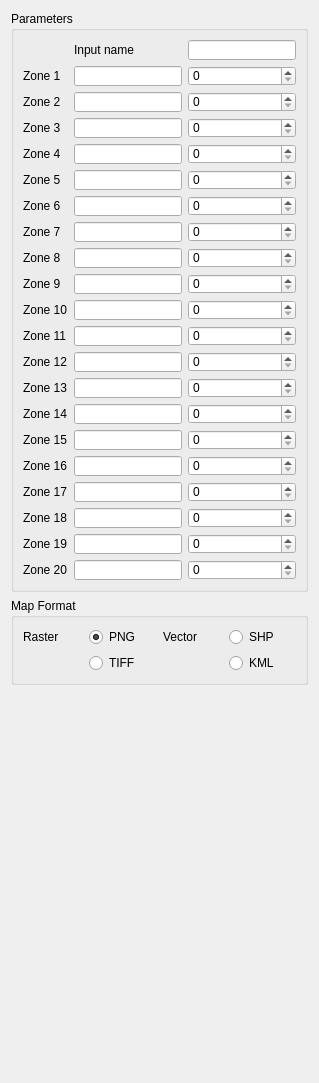
      <widget class="QWidget" name="page">
       <layout class="QVBoxLayout" name="verticalLayout_9">
        <item>
         <widget class="QGroupBox" name="parameters_group_2">
          <property name="title">
           <string>Parameters</string>
          </property>
          <layout class="QGridLayout" name="gridLayout_6">
           <item row="0" column="1">
            <widget class="QLabel" name="label_2">
             <property name="text">
              <string>Input name</string>
             </property>
            </widget>
           </item>
           <item row="6" column="0">
            <widget class="QLabel" name="zone_x_5">
             <property name="maximumSize">
              <size>
               <width>16777215</width>
               <height>20</height>
              </size>
             </property>
             <property name="text">
              <string>Zone 5</string>
             </property>
            </widget>
           </item>
           <item row="20" column="1">
            <widget class="QLineEdit" name="zone_19_val">
             <property name="maximumSize">
              <size>
               <width>16777215</width>
               <height>20</height>
              </size>
             </property>
            </widget>
           </item>
           <item row="12" column="0">
            <widget class="QLabel" name="zone_x_11">
             <property name="maximumSize">
              <size>
               <width>16777215</width>
               <height>20</height>
              </size>
             </property>
             <property name="text">
              <string>Zone 11</string>
             </property>
            </widget>
           </item>
           <item row="3" column="2">
            <widget class="QSpinBox" name="zone_2_sb">
             <property name="maximumSize">
              <size>
               <width>16777215</width>
               <height>20</height>
              </size>
             </property>
             <property name="maximum">
              <number>100</number>
             </property>
            </widget>
           </item>
           <item row="7" column="1">
            <widget class="QLineEdit" name="zone_6_val">
             <property name="maximumSize">
              <size>
               <width>16777215</width>
               <height>20</height>
              </size>
             </property>
            </widget>
           </item>
           <item row="2" column="2">
            <widget class="QSpinBox" name="zone_1_sb">
             <property name="maximumSize">
              <size>
               <width>16777215</width>
               <height>20</height>
              </size>
             </property>
             <property name="maximum">
              <number>100</number>
             </property>
            </widget>
           </item>
           <item row="5" column="1">
            <widget class="QLineEdit" name="zone_4_val">
             <property name="maximumSize">
              <size>
               <width>16777215</width>
               <height>20</height>
              </size>
             </property>
            </widget>
           </item>
           <item row="16" column="2">
            <widget class="QSpinBox" name="zone_15_sb">
             <property name="maximumSize">
              <size>
               <width>16777215</width>
               <height>20</height>
              </size>
             </property>
            </widget>
           </item>
           <item row="20" column="0">
            <widget class="QLabel" name="zone_x_19">
             <property name="maximumSize">
              <size>
               <width>16777215</width>
               <height>20</height>
              </size>
             </property>
             <property name="text">
              <string>Zone 19</string>
             </property>
            </widget>
           </item>
           <item row="21" column="2">
            <widget class="QSpinBox" name="zone_20_sb">
             <property name="maximumSize">
              <size>
               <width>16777215</width>
               <height>20</height>
              </size>
             </property>
            </widget>
           </item>
           <item row="11" column="0">
            <widget class="QLabel" name="zone_x_10">
             <property name="maximumSize">
              <size>
               <width>16777215</width>
               <height>20</height>
              </size>
             </property>
             <property name="text">
              <string>Zone 10</string>
             </property>
            </widget>
           </item>
           <item row="12" column="2">
            <widget class="QSpinBox" name="zone_11_sb">
             <property name="maximumSize">
              <size>
               <width>16777215</width>
               <height>20</height>
              </size>
             </property>
            </widget>
           </item>
           <item row="7" column="2">
            <widget class="QSpinBox" name="zone_6_sb">
             <property name="maximumSize">
              <size>
               <width>16777215</width>
               <height>20</height>
              </size>
             </property>
             <property name="maximum">
              <number>100</number>
             </property>
            </widget>
           </item>
           <item row="20" column="2">
            <widget class="QSpinBox" name="zone_19_sb">
             <property name="maximumSize">
              <size>
               <width>16777215</width>
               <height>20</height>
              </size>
             </property>
            </widget>
           </item>
           <item row="3" column="0">
            <widget class="QLabel" name="zone_x_2">
             <property name="minimumSize">
              <size>
               <width>0</width>
               <height>0</height>
              </size>
             </property>
             <property name="maximumSize">
              <size>
               <width>16777215</width>
               <height>20</height>
              </size>
             </property>
             <property name="text">
              <string>Zone 2</string>
             </property>
            </widget>
           </item>
           <item row="15" column="0">
            <widget class="QLabel" name="zone_x_14">
             <property name="maximumSize">
              <size>
               <width>16777215</width>
               <height>20</height>
              </size>
             </property>
             <property name="text">
              <string>Zone 14</string>
             </property>
            </widget>
           </item>
           <item row="3" column="1">
            <widget class="QLineEdit" name="zone_2_val">
             <property name="maximumSize">
              <size>
               <width>16777215</width>
               <height>20</height>
              </size>
             </property>
            </widget>
           </item>
           <item row="10" column="1">
            <widget class="QLineEdit" name="zone_9_val">
             <property name="maximumSize">
              <size>
               <width>16777215</width>
               <height>20</height>
              </size>
             </property>
            </widget>
           </item>
           <item row="6" column="1">
            <widget class="QLineEdit" name="zone_5_val">
             <property name="maximumSize">
              <size>
               <width>16777215</width>
               <height>20</height>
              </size>
             </property>
            </widget>
           </item>
           <item row="15" column="1">
            <widget class="QLineEdit" name="zone_14_val">
             <property name="maximumSize">
              <size>
               <width>16777215</width>
               <height>20</height>
              </size>
             </property>
            </widget>
           </item>
           <item row="14" column="0">
            <widget class="QLabel" name="zone_x_13">
             <property name="maximumSize">
              <size>
               <width>16777215</width>
               <height>20</height>
              </size>
             </property>
             <property name="text">
              <string>Zone 13</string>
             </property>
            </widget>
           </item>
           <item row="18" column="0">
            <widget class="QLabel" name="zone_x_17">
             <property name="maximumSize">
              <size>
               <width>16777215</width>
               <height>20</height>
              </size>
             </property>
             <property name="text">
              <string>Zone 17</string>
             </property>
            </widget>
           </item>
           <item row="12" column="1">
            <widget class="QLineEdit" name="zone_11_val">
             <property name="maximumSize">
              <size>
               <width>16777215</width>
               <height>20</height>
              </size>
             </property>
            </widget>
           </item>
           <item row="21" column="0">
            <widget class="QLabel" name="zone_x_20">
             <property name="maximumSize">
              <size>
               <width>16777215</width>
               <height>20</height>
              </size>
             </property>
             <property name="text">
              <string>Zone 20</string>
             </property>
            </widget>
           </item>
           <item row="16" column="0">
            <widget class="QLabel" name="zone_x_15">
             <property name="maximumSize">
              <size>
               <width>16777215</width>
               <height>20</height>
              </size>
             </property>
             <property name="text">
              <string>Zone 15</string>
             </property>
            </widget>
           </item>
           <item row="9" column="0">
            <widget class="QLabel" name="zone_x_8">
             <property name="maximumSize">
              <size>
               <width>16777215</width>
               <height>20</height>
              </size>
             </property>
             <property name="text">
              <string>Zone 8</string>
             </property>
            </widget>
           </item>
           <item row="17" column="1">
            <widget class="QLineEdit" name="zone_16_val">
             <property name="maximumSize">
              <size>
               <width>16777215</width>
               <height>20</height>
              </size>
             </property>
            </widget>
           </item>
           <item row="2" column="0">
            <widget class="QLabel" name="zone_x_1">
             <property name="minimumSize">
              <size>
               <width>0</width>
               <height>0</height>
              </size>
             </property>
             <property name="maximumSize">
              <size>
               <width>16777215</width>
               <height>20</height>
              </size>
             </property>
             <property name="text">
              <string>Zone 1</string>
             </property>
            </widget>
           </item>
           <item row="4" column="0">
            <widget class="QLabel" name="zone_x_3">
             <property name="maximumSize">
              <size>
               <width>16777215</width>
               <height>20</height>
              </size>
             </property>
             <property name="text">
              <string>Zone 3</string>
             </property>
            </widget>
           </item>
           <item row="10" column="0">
            <widget class="QLabel" name="zone_x_9">
             <property name="maximumSize">
              <size>
               <width>16777215</width>
               <height>20</height>
              </size>
             </property>
             <property name="text">
              <string>Zone 9</string>
             </property>
            </widget>
           </item>
           <item row="8" column="0">
            <widget class="QLabel" name="zone_x_7">
             <property name="maximumSize">
              <size>
               <width>16777215</width>
               <height>20</height>
              </size>
             </property>
             <property name="text">
              <string>Zone 7</string>
             </property>
            </widget>
           </item>
           <item row="11" column="1">
            <widget class="QLineEdit" name="zone_10_val">
             <property name="maximumSize">
              <size>
               <width>16777215</width>
               <height>20</height>
              </size>
             </property>
            </widget>
           </item>
           <item row="11" column="2">
            <widget class="QSpinBox" name="zone_10_sb">
             <property name="maximumSize">
              <size>
               <width>16777215</width>
               <height>20</height>
              </size>
             </property>
            </widget>
           </item>
           <item row="2" column="1">
            <widget class="QLineEdit" name="zone_1_val">
             <property name="maximumSize">
              <size>
               <width>16777215</width>
               <height>20</height>
              </size>
             </property>
            </widget>
           </item>
           <item row="5" column="0">
            <widget class="QLabel" name="zone_x_4">
             <property name="maximumSize">
              <size>
               <width>16777215</width>
               <height>20</height>
              </size>
             </property>
             <property name="text">
              <string>Zone 4</string>
             </property>
            </widget>
           </item>
           <item row="14" column="2">
            <widget class="QSpinBox" name="zone_13_sb">
             <property name="maximumSize">
              <size>
               <width>16777215</width>
               <height>20</height>
              </size>
             </property>
            </widget>
           </item>
           <item row="10" column="2">
            <widget class="QSpinBox" name="zone_9_sb">
             <property name="maximumSize">
              <size>
               <width>16777215</width>
               <height>20</height>
              </size>
             </property>
            </widget>
           </item>
           <item row="4" column="1">
            <widget class="QLineEdit" name="zone_3_val">
             <property name="maximumSize">
              <size>
               <width>16777215</width>
               <height>20</height>
              </size>
             </property>
            </widget>
           </item>
           <item row="13" column="1">
            <widget class="QLineEdit" name="zone_12_val">
             <property name="maximumSize">
              <size>
               <width>16777215</width>
               <height>20</height>
              </size>
             </property>
            </widget>
           </item>
           <item row="19" column="2">
            <widget class="QSpinBox" name="zone_18_sb">
             <property name="maximumSize">
              <size>
               <width>16777215</width>
               <height>20</height>
              </size>
             </property>
            </widget>
           </item>
           <item row="15" column="2">
            <widget class="QSpinBox" name="zone_14_sb">
             <property name="maximumSize">
              <size>
               <width>16777215</width>
               <height>20</height>
              </size>
             </property>
            </widget>
           </item>
           <item row="6" column="2">
            <widget class="QSpinBox" name="zone_5_sb">
             <property name="maximumSize">
              <size>
               <width>16777215</width>
               <height>20</height>
              </size>
             </property>
             <property name="maximum">
              <number>100</number>
             </property>
            </widget>
           </item>
           <item row="4" column="2">
            <widget class="QSpinBox" name="zone_3_sb">
             <property name="maximumSize">
              <size>
               <width>16777215</width>
               <height>20</height>
              </size>
             </property>
             <property name="maximum">
              <number>100</number>
             </property>
            </widget>
           </item>
           <item row="8" column="1">
            <widget class="QLineEdit" name="zone_7_val">
             <property name="maximumSize">
              <size>
               <width>16777215</width>
               <height>20</height>
              </size>
             </property>
            </widget>
           </item>
           <item row="9" column="1">
            <widget class="QLineEdit" name="zone_8_val">
             <property name="maximumSize">
              <size>
               <width>16777215</width>
               <height>20</height>
              </size>
             </property>
            </widget>
           </item>
           <item row="0" column="2">
            <widget class="QLineEdit" name="rx_name_line">
             <property name="maximumSize">
              <size>
               <width>16777215</width>
               <height>20</height>
              </size>
             </property>
            </widget>
           </item>
           <item row="19" column="1">
            <widget class="QLineEdit" name="zone_18_val">
             <property name="maximumSize">
              <size>
               <width>16777215</width>
               <height>20</height>
              </size>
             </property>
            </widget>
           </item>
           <item row="17" column="0">
            <widget class="QLabel" name="zone_x_16">
             <property name="maximumSize">
              <size>
               <width>16777215</width>
               <height>20</height>
              </size>
             </property>
             <property name="text">
              <string>Zone 16</string>
             </property>
            </widget>
           </item>
           <item row="18" column="2">
            <widget class="QSpinBox" name="zone_17_sb">
             <property name="maximumSize">
              <size>
               <width>16777215</width>
               <height>20</height>
              </size>
             </property>
            </widget>
           </item>
           <item row="7" column="0">
            <widget class="QLabel" name="zone_x_6">
             <property name="maximumSize">
              <size>
               <width>16777215</width>
               <height>20</height>
              </size>
             </property>
             <property name="text">
              <string>Zone 6</string>
             </property>
            </widget>
           </item>
           <item row="16" column="1">
            <widget class="QLineEdit" name="zone_15_val">
             <property name="maximumSize">
              <size>
               <width>16777215</width>
               <height>20</height>
              </size>
             </property>
            </widget>
           </item>
           <item row="9" column="2">
            <widget class="QSpinBox" name="zone_8_sb">
             <property name="maximumSize">
              <size>
               <width>16777215</width>
               <height>20</height>
              </size>
             </property>
            </widget>
           </item>
           <item row="14" column="1">
            <widget class="QLineEdit" name="zone_13_val">
             <property name="maximumSize">
              <size>
               <width>16777215</width>
               <height>20</height>
              </size>
             </property>
            </widget>
           </item>
           <item row="13" column="2">
            <widget class="QSpinBox" name="zone_12_sb">
             <property name="maximumSize">
              <size>
               <width>16777215</width>
               <height>20</height>
              </size>
             </property>
            </widget>
           </item>
           <item row="13" column="0">
            <widget class="QLabel" name="zone_x_12">
             <property name="maximumSize">
              <size>
               <width>16777215</width>
               <height>20</height>
              </size>
             </property>
             <property name="text">
              <string>Zone 12</string>
             </property>
            </widget>
           </item>
           <item row="18" column="1">
            <widget class="QLineEdit" name="zone_17_val">
             <property name="maximumSize">
              <size>
               <width>16777215</width>
               <height>20</height>
              </size>
             </property>
            </widget>
           </item>
           <item row="17" column="2">
            <widget class="QSpinBox" name="zone_16_sb">
             <property name="maximumSize">
              <size>
               <width>16777215</width>
               <height>20</height>
              </size>
             </property>
            </widget>
           </item>
           <item row="8" column="2">
            <widget class="QSpinBox" name="zone_7_sb">
             <property name="maximumSize">
              <size>
               <width>16777215</width>
               <height>20</height>
              </size>
             </property>
             <property name="maximum">
              <number>100</number>
             </property>
            </widget>
           </item>
           <item row="5" column="2">
            <widget class="QSpinBox" name="zone_4_sb">
             <property name="maximumSize">
              <size>
               <width>16777215</width>
               <height>20</height>
              </size>
             </property>
             <property name="maximum">
              <number>100</number>
             </property>
            </widget>
           </item>
           <item row="21" column="1">
            <widget class="QLineEdit" name="zone_20_val">
             <property name="maximumSize">
              <size>
               <width>16777215</width>
               <height>20</height>
              </size>
             </property>
            </widget>
           </item>
           <item row="19" column="0">
            <widget class="QLabel" name="zone_x_18">
             <property name="maximumSize">
              <size>
               <width>16777215</width>
               <height>20</height>
              </size>
             </property>
             <property name="text">
              <string>Zone 18</string>
             </property>
            </widget>
           </item>
          </layout>
         </widget>
        </item>
        <item>
         <widget class="QGroupBox" name="map_format_group_2">
          <property name="title">
           <string>Map Format</string>
          </property>
          <property name="checkable">
           <bool>false</bool>
          </property>
          <layout class="QGridLayout" name="gridLayout_7">
           <item row="0" column="0">
            <widget class="QLabel" name="raster_label_2">
             <property name="maximumSize">
              <size>
               <width>60</width>
               <height>16777215</height>
              </size>
             </property>
             <property name="text">
              <string>Raster</string>
             </property>
            </widget>
           </item>
           <item row="0" column="1">
            <widget class="QRadioButton" name="png_radio_button_2">
             <property name="text">
              <string>PNG</string>
             </property>
             <property name="checked">
              <bool>true</bool>
             </property>
            </widget>
           </item>
           <item row="0" column="2">
            <widget class="QLabel" name="vectorl_abel_2">
             <property name="maximumSize">
              <size>
               <width>60</width>
               <height>16777215</height>
              </size>
             </property>
             <property name="text">
              <string>Vector</string>
             </property>
            </widget>
           </item>
           <item row="0" column="3">
            <widget class="QRadioButton" name="shp_radio_button_2">
             <property name="text">
              <string>SHP</string>
             </property>
            </widget>
           </item>
           <item row="1" column="1">
            <widget class="QRadioButton" name="tiff_radio_button_2">
             <property name="text">
              <string>TIFF</string>
             </property>
             <property name="checked">
              <bool>false</bool>
             </property>
            </widget>
           </item>
           <item row="1" column="3">
            <widget class="QRadioButton" name="kmz_radio_button_2">
             <property name="text">
              <string>KML</string>
             </property>
            </widget>
           </item>
          </layout>
         </widget>
        </item>
        <item>
         <spacer name="verticalSpacer_2">
          <property name="orientation">
           <enum>Qt::Vertical</enum>
          </property>
          <property name="sizeHint" stdset="0">
           <size>
            <width>20</width>
            <height>387</height>
           </size>
          </property>
         </spacer>
        </item>
       </layout>
      </widget>
